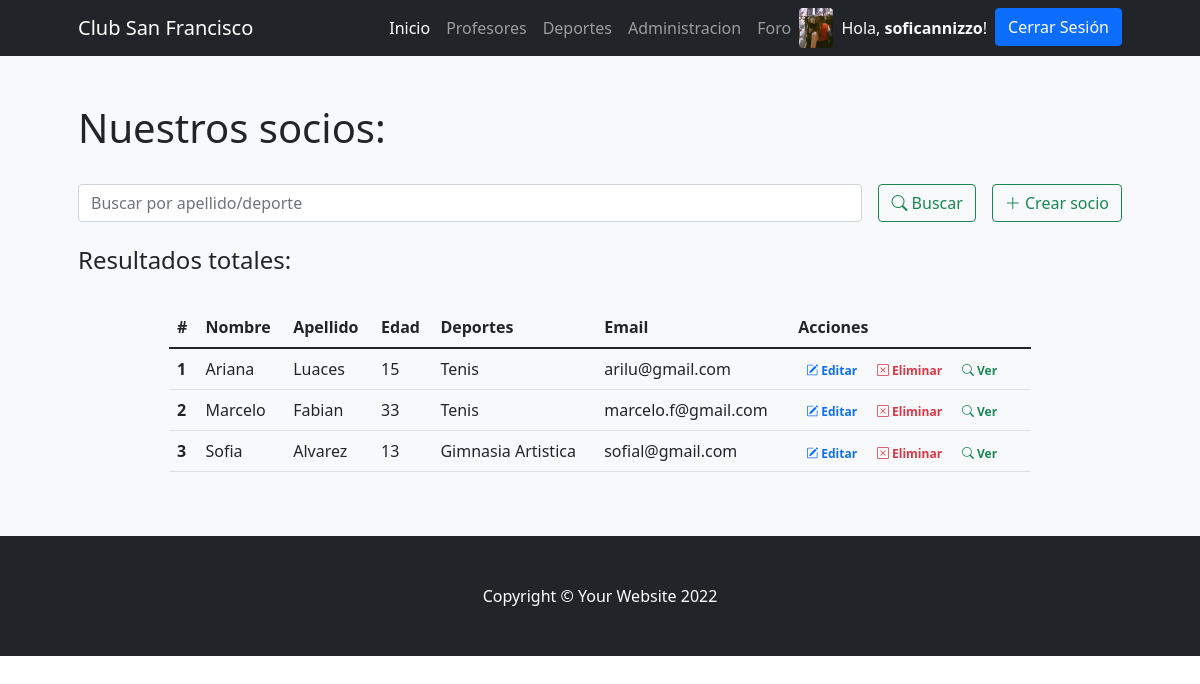
/PrimeraEntregaFinalApp/socios (signed in), run on the app's committed database.
### PrimeraEntregaFinalApp/models.py (models this page shows)
class Avatar(models.Model):
    usuario = models.OneToOneField(User, on_delete=models.CASCADE)
    imagen = models.ImageField(upload_to='avatar/', blank=True, null=True)

class Socio(models.Model):
    nombre = models.CharField(max_length=20)
    apellido = models.CharField(max_length=30)
    edad = models.IntegerField()
    deportes = models.CharField(max_length=200)
    email = models.EmailField()
    def __str__(self):
        return f"Nombre: {self.nombre} - Apellido: {self.apellido} - Edad: {self.edad} - Deportes: {self.deportes} - Email: {self.email}"

### PrimeraEntregaFinalApp/views.py (the view)
# urls.py: path('socios', views.socios, name="socios"),
@login_required
def socios(request):
    if request.method == "POST":
        search = request.POST["search"]
        if search != "":
            socios = Socio.objects.filter( Q(apellido__icontains=search) | Q(deportes__icontains=search) ).values()
            return render(request, "PrimeraEntregaFinalApp/socios.html",{"socios":socios, "search":True, "busqueda":search})
    socios = Socio.objects.all()
    print(socios)
    return render(request, "PrimeraEntregaFinalApp/socios.html", {"socios": socios})

### PrimeraEntregaFinalApp/templates/PrimeraEntregaFinalApp/socios.html (shortened to what this page needs)
{%extends 'base.html'%}
{%load static%}
{%block contenidoPagina%}
<section class="bg-light py-5">
    <div class="container px-5">
        <h1>Nuestros socios:</h1>
        <br>
        <div class="row gx-5 justify-content-center">
            <div class="col-lg-12">
                <form class="d-flex my-2 my-lg-0" action="" method="post">
                    <input class="flex-grow-0 form-control mr-sm-2" type="search" name="search" placeholder="Buscar por apellido/deporte" aria-label="Search">
                    <button class="btn btn-outline-success text-nowrap ms-3 my-2 my-sm-0" type="submit"> <i class="bi bi-search"></i> Buscar</button>
                    <a class="btn btn-outline-success text-nowrap ms-3 my-2 my-sm-0" href="{% url 'crear_socio' %}"> <i class="bi bi-plus-lg"></i> Crear socio</a>
                </form>
            </div>
        </div>
        <br>
        <h4>Resultados
            {% if search %}
                para "{{busqueda}}":
            {% else %}
                totales:
            {% endif %}
        </h4>
        <br>
        <div class="row gx-5 justify-content-center">
            <div class="col-lg-10 table-responsive">
                <table class="table table-theme">
                    <thead>
                        <tr>
                            <th scope="col">#</th>
                            <th scope="col">Nombre</th>
                            <th scope="col">Apellido</th>
                            <th scope="col">Edad</th>
                            <th scope="col">Deportes</th>
                            <th scope="col">Email</th>
                            <th scope="col">Acciones</th>
                        </tr>
                    </thead>
                    <tbody>
                        {% for socio in socios %}
                            <tr>
                                <th scope="row">{{forloop.counter}}</th>
                                <td>{{socio.nombre}}</td>
                                <td>{{socio.apellido}}</td>
                                <td>{{socio.edad}}</td>
                                <td>{{socio.deportes}}</td>
                                <td>{{socio.email}}</td>
                                <td>
                                    <a href="{% url 'editar_socio' socio.id %}" class="text-primary badge badge-primary text-decoration-none"> <i class="bi bi-pencil-square"></i> Editar</a>
                                    <a href="{% url 'eliminar_socio' socio.id %}" class="text-danger badge badge-danger text-decoration-none"> <i class="bi bi-x-square"></i> Eliminar</a>
                                    <a href="{% url 'socios_detail' socio.id %}" class="text-success badge badge-success text-decoration-none"> <i class="bi bi-search"></i> Ver</a>
                                </td>
                            </tr>
                        {% endfor %}
                    </tbody>
                </table>
            </div>
        </div>
    </div>
</section>
{% endblock %}

### PrimeraEntregaFinalApp/templates/PrimeraEntregaFinalApp/base.html (shortened to what this page needs)
{% load static %}
<!DOCTYPE html>
<html lang="es">
    <head>
        <link rel="stylesheet" href="https://cdn.jsdelivr.net/npm/bootstrap-icons@1.8.3/font/bootstrap-icons.css">
        <link href="{% static 'css/styles.css' %}" rel="stylesheet" />
    </head>
    <body>
        <nav class="navbar navbar-expand-lg navbar-dark bg-dark">
            <div class="container px-5">
                <a class="navbar-brand" href="{% url 'inicio' %}">Club San Francisco</a>
                <div class="collapse navbar-collapse" id="navbarSupportedContent">
                    <ul class="navbar-nav ms-auto mb-2 mb-lg-0">
                        <li class="nav-item"><a class="nav-link active" aria-current="page" href="{% url 'inicio' %}">Inicio</a></li>
                        <li class="nav-item"><a class="nav-link" href="{% url 'profesores' %}">Profesores</a></li>
                        <li class="nav-item"><a class="nav-link" href="{% url 'deportes' %}">Deportes</a></li>
                        {% if user.is_authenticated %}
                            <li class="nav-item"><a class="nav-link" href="{% url 'administracion' %}">Administracion</a></li>
                            <li class="nav-item"><a class="nav-link" href="{% url 'foro' %}">Foro</a></li>
                        {% endif %}
                        {% if user.is_authenticated %}
                            {% if user.avatar.imagen.url %}
                                <img class="rounded" src="{{ user.avatar.imagen.url }}" alt="" srcset="" style="height: 40px;">
                            {% else %}
                                <i class="bi bi-person-circle text-light my-2"></i>
                            {% endif %}
                            <li class="nav-item"><p class="text-light my-2 mx-2"> Hola, <b>{{user.username}}</b>!</p></li>
                            <li class="nav-item"><a class="btn btn-primary" href="{% url 'logout' %}">Cerrar Sesión</a></li>
                        {% else %}
                            <li class="nav-item"><a class="btn btn-primary mx-2" href="{% url 'login' %}">Iniciar Sesión</a></li>
                            <li class="nav-item"><a class="btn btn-outline-primary" href="{% url 'register' %}">Registrarse</a></li>
                        {% endif %}
                    </ul>
                </div>
            </div>
        </nav>
        {% block contenidoPagina %}
        {% endblock %}
        <footer class="py-5 bg-dark footer">
            <div class="container px-5"><p class="m-0 text-center text-white">Copyright &copy; Your Website 2022</p></div>
        </footer>
    </body>
</html>

### data on the page
Socio: nombre "Ariana", apellido "Luaces", edad "15", deportes "Tenis", email "arilu@gmail.com"
Socio: nombre "Marcelo", apellido "Fabian", edad "33", deportes "Tenis", email "marcelo.f@gmail.com"
Socio: nombre "Sofia", apellido "Alvarez", edad "13", deportes "Gimnasia Artistica", email "sofial@gmail.com"

### other printed values
{{ user.username }} "soficannizzo"
